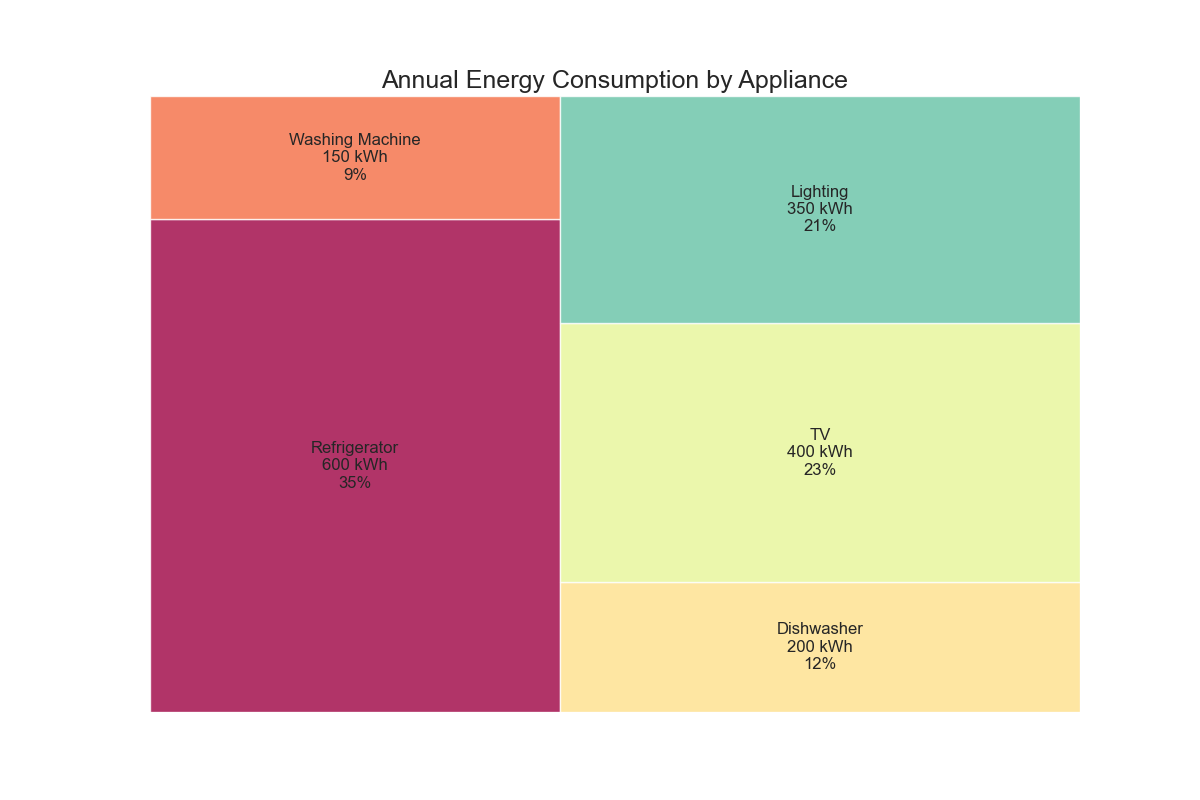

This figure's Python source:

import matplotlib.pyplot as plt
import pandas as pd
import squarify

# Given data
data = [
    {'Appliance': 'Refrigerator', 'Annual Energy Consumption (kWh)': 600, 'Percentage': 35},
    {'Appliance': 'Washing Machine', 'Annual Energy Consumption (kWh)': 150, 'Percentage': 9},
    {'Appliance': 'Dishwasher', 'Annual Energy Consumption (kWh)': 200, 'Percentage': 12},
    {'Appliance': 'TV', 'Annual Energy Consumption (kWh)': 400, 'Percentage': 23},
    {'Appliance': 'Lighting', 'Annual Energy Consumption (kWh)': 350, 'Percentage': 21}
]

# Convert to pandas DataFrame
df = pd.DataFrame(data)

# Create a normalized size value for each slice
sizes = df['Annual Energy Consumption (kWh)']
labels = df.apply(lambda x: '{}\n{} kWh\n{}%'.format(x['Appliance'], x['Annual Energy Consumption (kWh)'], x['Percentage']), axis=1)
colors = [plt.cm.Spectral(i/float(len(labels))) for i in range(len(labels))]

# Create a figure and a subplot
fig, ax = plt.subplots(1, figsize = (12,8))

# Treemap parameters
squarify.plot(sizes=sizes, label=labels, color=colors, alpha=0.8, ax=ax)

# Remove axis
ax.axis('off')

# Set title
ax.set_title('Annual Energy Consumption by Appliance', fontsize=18)

# Plot the treemap
plt.show()
